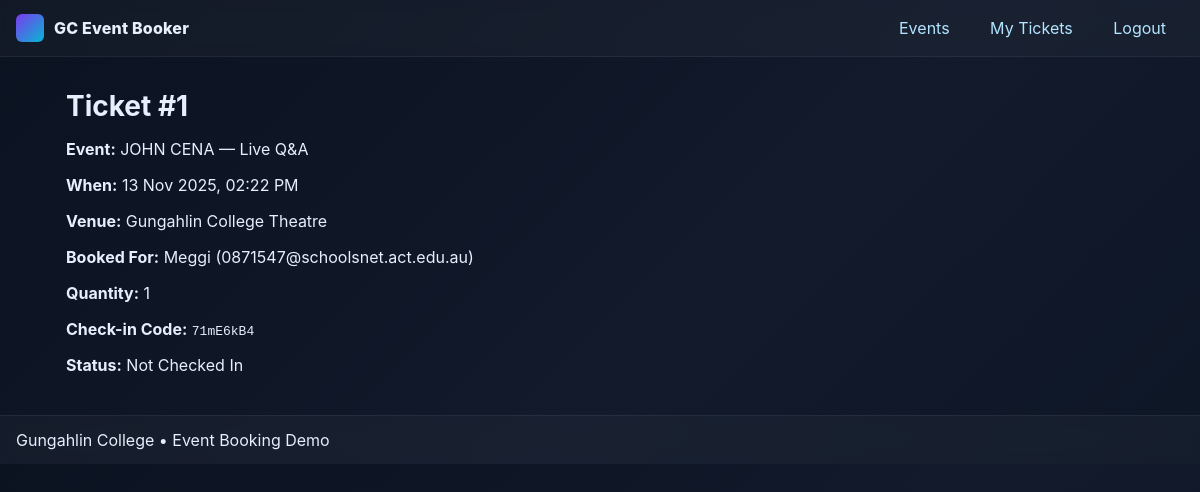
The page /ticket/1 (signed in) on the database its author committed.
### models.py (models this page shows, shortened)
class Ticket(db.Model):
    __tablename__ = "Ticket"
    id = db.Column(db.BigInteger, primary_key=True, autoincrement=True)
    userID = db.Column(db.BigInteger, db.ForeignKey("User.id", ondelete="CASCADE"), nullable=False)
    eventID = db.Column(db.BigInteger, db.ForeignKey("Event.id", ondelete="CASCADE"), nullable=False)
    purchaseDate = db.Column(db.DateTime, nullable=False, default=datetime.utcnow)
    qty = db.Column(db.Integer, nullable=False, default=1)
    checked_in = db.Column(db.Boolean, nullable=False, default=False)
    checkinCode = db.Column(db.Text, unique=True)  # may be NULL for older rows
    user = db.relationship("User", back_populates="tickets")
    event = db.relationship("Event", back_populates="tickets")

class Event(db.Model):
    __tablename__ = "Event"
    id = db.Column(db.BigInteger, primary_key=True, autoincrement=True)
    name = db.Column(db.Text, nullable=False)
    capacity = db.Column(db.Integer, nullable=False)
    description = db.Column(db.Text, nullable=False)
    datetime = db.Column(db.DateTime, nullable=False)
    venue = db.Column(db.Text, nullable=False)
    tickets = db.relationship("Ticket", back_populates="event", cascade="all, delete-orphan")

class User(db.Model):
    __tablename__ = "User"
    id = db.Column(db.BigInteger, primary_key=True, autoincrement=True)
    name = db.Column(db.Text, nullable=False)
    email = db.Column(db.Text, nullable=False, unique=True)
    password = db.Column(db.Text, nullable=False)
    admin = db.Column(db.Boolean, nullable=False, default=False)
    resetToken = db.Column(db.Text)        # nullable
    resetExpires = db.Column(db.Text)      # ISO string, nullable
    tickets = db.relationship("Ticket", back_populates="user", cascade="all, delete-orphan")

### app.py (the view)
    @app.route("/ticket/<int:ticket_id>")
    @login_required
    def ticket_view(ticket_id):
        t = db.session.get(Ticket, ticket_id)
        if not t or t.userID != session.get("user_id"):
            return render_template("403.html"), 403
        e = db.session.get(Event, t.eventID)
        u = db.session.get(User, t.userID)
        return render_template("ticket.html", t=t, e=e, the_user=u, user=current_user())

### templates/ticket.html
{% extends "base.html" %}
{% block content %}
<h1>Ticket #{{ t.id }}</h1>
<p><strong>Event:</strong> {{ e.name }}</p>
<p><strong>When:</strong> {{ e.datetime.strftime('%d %b %Y, %I:%M %p') }}</p>
<p><strong>Venue:</strong> {{ e.venue }}</p>
<p><strong>Booked For:</strong> {{ the_user.name }} ({{ the_user.email }})</p>
<p><strong>Quantity:</strong> {{ t.qty }}</p>
<p><strong>Check-in Code:</strong> <code>{{ t.checkinCode or 'N/A' }}</code></p>
<p><strong>Status:</strong> {{ 'Checked In' if t.checked_in else 'Not Checked In' }}</p>
{% endblock %}

### static/style.css (style rules this page uses)
:root { --bg:#0b1220; --panel:#0f172a; --muted:#8aa0bd; --text:#e7eefc; --brand:#7c3aed; --brand2:#06b6d4; --ok:#22c55e; --warn:#f59e0b; --danger:#ef4444; }
* { box-sizing:border-box }
html,body { margin:0;padding:0;background:linear-gradient(135deg,var(--bg),#121a2b 60%, #0e1726);color:var(--text);font-family:Inter,system-ui,-apple-system,Segoe UI,Roboto,Arial,sans-serif; }
h1 { font-size:28px;margin:0 0 16px }

### rows shown on the page
Ticket: id "1", qty "1", checkinCode "71mE6kB4", checked_in "Not Checked In"
Event: name "JOHN CENA — Live Q&A", datetime "13 Nov 2025, 02:22 PM", venue "Gungahlin College Theatre"
User: name "Meggi", email "0871547@schoolsnet.act.edu.au"
